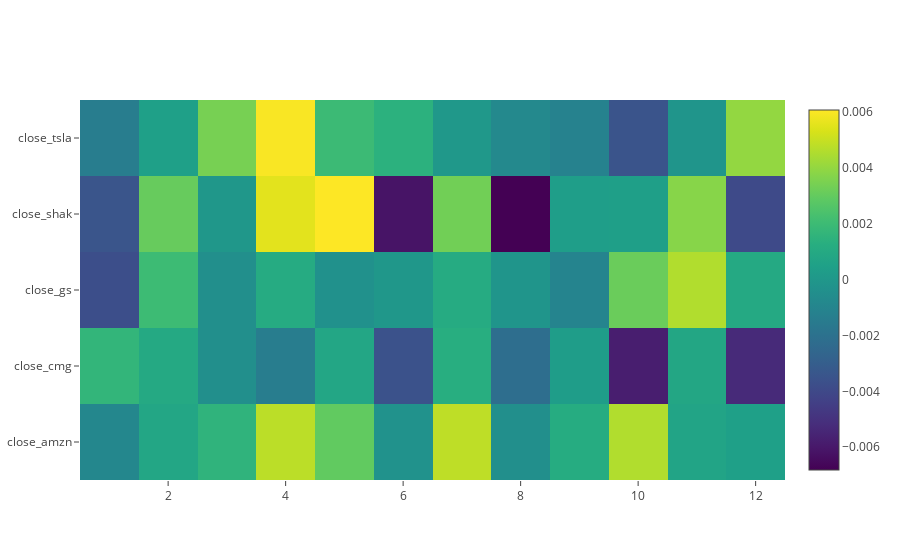

The code cell stored with this chart in its notebook:
### Code cell
mean_data = here.pct_change().groupby('month', axis=0).mean()

z = []
for i in mean_data:
    z.append(list(mean_data[i]))

data = [
    go.Heatmap(
        z = z,
        x = list(mean_data.index),
        y = list(mean_data.columns),
        colorscale='Viridis',
    )
]

fig = go.Figure(data=data)
py.iplot(fig)

### Figure 1 — Plotly figure (JSON) as saved in the notebook; plotly's stock layout.template omitted (floating-point values rounded to 4 significant figures)
{"data": [{"colorscale": "Viridis", "type": "heatmap", "x": ["01", "02", "03", "04", "05", "06", "07", "08", "09", "10", "11", "12"], "y": ["close_amzn", "close_cmg", "close_gs", "close_shak", "close_tsla"], "z": [[-0.0008957, 0.0008115, 0.001541, 0.00477, 0.002958, -0.0003192, 0.004824, -0.0004379, 0.001127, 0.004578, 0.0006921, 0.000456], [0.001667, 0.000982, -0.000444, -0.001397, 0.0008044, -0.003597, 0.00126, -0.002156, 0.0003018, -0.005773, 0.0008286, -0.005304], [-0.003739, 0.002001, -0.0004781, 0.001116, -0.0003369, -2.514e-05, 0.001094, -0.0001356, -0.001068, 0.003131, 0.004572, 0.0009599], [-0.003448, 0.003068, -4.017e-05, 0.005534, 0.006068, -0.006138, 0.003295, -0.006814, 0.0003528, 0.0003837, 0.003761, -0.00395], [-0.001387, 0.0004683, 0.003409, 0.00598, 0.001974, 0.001421, 1.412e-05, -0.00077, -0.001153, -0.00349, -0.0001436, 0.00398]]}], "layout": {}}
